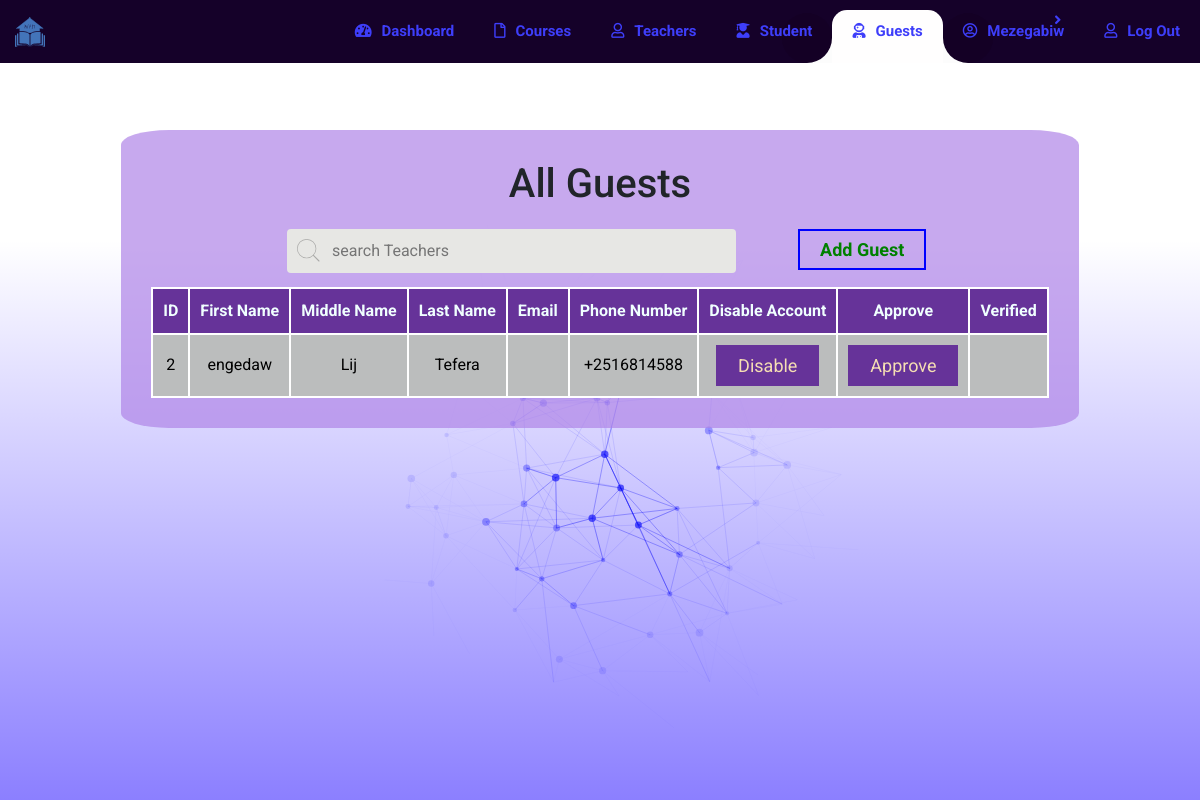
The page /guest/ (signed in) on the database its author committed.
### users/models.py (models this page shows, shortened)
class UserProfileInfo(models.Model):
    user = models.OneToOneField(User, on_delete=CASCADE)
    firstname = models.CharField(max_length=64)
    middlename = models.CharField(max_length=64)
    lastname = models.CharField(max_length=64)
    email = models.EmailField(max_length=64)
    phonenumber = models.CharField(max_length=32)
    profile_pic = models.ImageField(upload_to=path_and_rename, verbose_name="Profile Pictures", blank=True)
    student = 'Student'
    teacher = 'Teacher'
    registrar = 'Registrar'
    guest = 'Guest'
    user_types = [
        (student, 'Student'),
        (teacher, 'Teacher'),
        (registrar, 'Registrar'),
        (guest, 'Guest')
    ]
    user_type = models.CharField(max_length=15, choices=user_types, default=BLANK_CHOICE_DASH)
    bsc = 'BSc'
    ba = 'BA'
    ms = 'MS'
    ma = 'MBA'
    programs = [
        (bsc, 'BSc'),
        (ba, 'BA'),
        (ms, 'MS'),
        (ma, 'MBA'),
    ]
    program = models.CharField(max_length=10, choices=programs, blank=True)
    computerScience = 'Computer Science'
    businessAdmin = 'Business Administration'
    Departments = [
        (computerScience, 'Computer Science'),
        (businessAdmin, 'Business Administration')
    ]
    department = models.CharField(max_length=50, choices=Departments, blank=True)

### users/views.py (the view)
# urls.py: path('guest/', views.guest, name='guest'),
@login_required
def guest(request):
    cuser = UserProfileInfo.objects.get(user_id=request.user.id)
    alluser = UserProfileInfo.objects.all()
    if request.user.is_authenticated and cuser.user_type == 'Registrar':
        return render(request, 'users/guest.html', {
        'cuser' : cuser,
        'all' : alluser })
    else:
        return HttpResponseRedirect(reverse(page))

### users/templates/users/guest.html (shortened to what this page needs)
{% extends 'base.html' %}
{% load static %}
{% block content %}
{% include 'nav.html' with guest="active" %}
<section class="tablecontainer">
    <div class="student_table">
        <h1>All Guests</h1>
        <input type="search" name="searchTeachers" placeholder="search Teachers">
        <a>
            <button class="mybutton"> Add Guest </button>
        </a>
        <table class="students">
            <tr>
                <th>ID</th>
                <th>First Name</th>
                <th>Middle Name</th>
                <th>Last Name</th>
                <th>Email</th>
                <th>Phone Number</th>
                <th>Disable Account</th>
                <th>Approve</th>
                <th>Verified</th>
            </tr>
            {% for usr in all %}
            {% if usr.user_type == 'Guest'%}
            <tr>
                <td>{{ usr.user_id }}</td>
                <td>{{ usr.firstname }}</td>
                <td>{{ usr.middlename }}</td>
                <td>{{ usr.lastname }}</td>
                <td>{{ usr.email }}</td>
                <td>{{ usr.phonenumber }}</td>
                <td>
                    <a>
                        <button> Disable </button>
                    </a>
                </td>
                <td>
                    <a>
                        <button id="approve"> Approve </button>
                    </a>
                </td>
                <td></td>
            </tr>
            {% endif %}
            {% endfor %}
        </table>
    </div>
</section>
{% endblock %}

### templates/nav.html (shortened to what this page needs)
<link rel="stylesheet" href="https://maxcdn.bootstrapcdn.com/bootstrap/4.0.0/css/bootstrap.min.css">
<link rel='stylesheet' href='https://cdnjs.cloudflare.com/ajax/libs/font-awesome/5.10.2/css/all.css'>
{% load static %}
{% block content %}
    <nav class="navbar navbar-expand-custom navbar-mainbg">
        <a class="navbar-brand navbar-logo" href="{% url 'index' %}">
        <img src="{% static 'img/AskualaFinal.svg' %}" width="30px"/>
        </a>
        <div class="collapse navbar-collapse" id="navbarSupportedContent">
            <ul class="navbar-nav ml-auto">
                <div class="hori-selector"><div class="left"></div><div class="right"></div></div>
                {% if user.is_authenticated and cuser.user_type == 'Student' %}
                <li class="nav-item">
                    <a class="nav-link {{ dash }}" href="{% url 'index' %}"><i class="fas fa-tachometer-alt"></i>Dashboard</a>
                </li>
                <li class="nav-item">
                    <a class="nav-link" href="javascript:void(0);"><i class="far fa-file"></i>Courses</a>
                </li>
                <li class="nav-item">
                    <a class="nav-link" href="javascript:void(0);"><i class="far fa-envelope"></i>Notification</a>
                </li>
                <li class="nav-item">
                    <a class="dropdown {{ login }}" href="#"><i class="far fa-user-circle"></i>{{ cuser.firstname }}</a>
                    <ul id="hidden-drop">
                        <li><a class="dropdown-menu-right" href="#"> Full Profile </a></li>
                        <li><a class="dropdown-menu-right" href="#"> Change Password </a></li>
                        <li><a class="dropdown-menu-right" href="#"> Log Out </a></li><li></li>
                    </ul>
                </li>
                <li class="nav-item">
                    <a class="nav-link {{ login }}" href="{% url 'user_logout' %}"><i class="far fa-user"></i>Log Out</a>
                </li>
                {% elif user.is_authenticated and cuser.user_type == 'Registrar' %}
                <li class="nav-item">
                    <a class="nav-link {{ controller }}" href="{% url 'controller' %}"><i class="fas fa-tachometer-alt"></i>Dashboard</a>
                </li>
                <li class="nav-item">
                    <a class="nav-link" href="#"><i class="far fa-file"></i>Courses</a>
                </li>
                <li class="nav-item">
                    <a class="nav-link {{ teacher }}" href="{% url 'teacher' %}"><i class="far fa-user"></i>Teachers</a>
                </li>
                <li class="nav-item">
                    <a class="nav-link {{ student }}" href="{% url 'student' %}"><i class="fas fa-user-graduate"></i>Student</a>
                </li>
                <li class="nav-item">
                    <a class="nav-link {{ guest }}" href="{% url 'guest' %}"><i class="fas fa-user-astronaut"></i>Guests</a>
                </li>
                <li class="nav-item">
                    <a class="dropdown {{ login }}" href="#"><i class="far fa-user-circle"></i>{{ cuser.firstname }}</a>
                </li>
                <li class="nav-item">
                    <a class="nav-link {{ login }}" href="{% url 'user_logout' %}"><i class="far fa-user"></i>Log Out</a>
                </li>
                {% endif %}
            </ul>
        </div>
    </nav>
{% endblock %}

### sroot/src/css/side.css (style rules this page uses)
* { padding: 0; margin: 0; box-sizing: border-box; }
body { font-family: roboto; }

### sroot/src/css/controller.css (style rules this page uses)
.tablecontainer { width: 100vw; position: absolute; display: flex; align-items: center; justify-content: center; }
.student_table { margin-top: 50px; padding: 30px; background-color: rgba(176, 133, 231, 0.7); text-align: center; border-collapse: collapse; border-radius: 5%; }
.student_table input[type=search] { width: 50%; box-sizing: border-box; border: none; border-radius: 4px; font-size: 16px; color: hsl(60, 7%, 35%); background-color: hsl(60, 7%, 90%); background-image: url("../img/search.svg"); background-position: 10px 10px; background-repeat: no-repeat; padding: 10px 15px 10px 45px; margin: 1.5%; }
.student_table table { width: 100%; }
.student_table td, .student_table th { border: 2px solid white; padding: 10px; color: rgb(0, 0, 0); }
.student_table td button { padding: 5px 20px; border: 2px solid rebeccapurple; background-color: rebeccapurple; color: wheat; }
.mybutton { margin-left: 5%; padding: 5px 20px; font-weight: bold; border: 2px solid blue; background-color: transparent; color: green; }
.student_table th { background-color: rebeccapurple; color: azure; }
.student_table tr:nth-child(even) { background-color: rgb(187, 189, 189); }

### templates/base.html (style rules this page uses)
html, body { background-image: linear-gradient(to bottom, rgba(255,0,0,0) 30%, rgba(25, 0, 255, 0.5)); width: 100%; margin:0; font-family:'Raleway','Roboto',Helvetica,sans-serif; }
li { list-style-type: none; }
a { text-decoration: none; font-size: large; font-weight: bold; }
section { margin-top: 80px; }

### rows shown on the page
UserProfileInfo: firstname "Mezegabiw"
UserProfileInfo: user_id "2", firstname "engedaw", middlename "Lij", lastname "Tefera", phonenumber "+2516814588"
